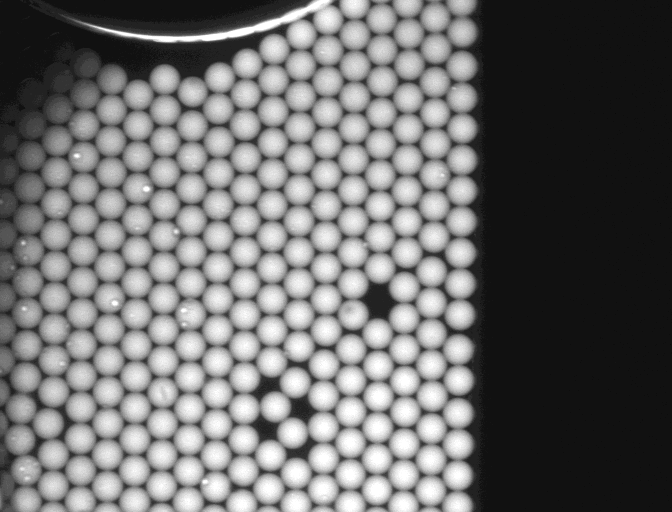
#> input picture Images/20220818/example_image.tif, 1344 x 1024 px, found by its file name (shown at 1/2 size)
$ jupyter execute droplet_finder_workbook.ipynb
#> lines starting #> are read from the running program, lines starting #| are printed output that depends on the picture; after the words box and inside, x2 and y2 are one past the last pixel; in counts of white or black regions, pixels touching at a corner belong together
[cell 1]
import os
import matplotlib.pyplot as plt
import numpy as np
import cv2 as cv
import argparse
import copy

plt.style.use('sarah_plt_style.mplstyle')

Lets use a non-ideal example image (includes other objects in the image, has some uneven brightness across the image, and does not have constant/periodic behavior across the image)

[cell 2]
#change and get current working directory (cwd)
os.chdir('{}\Images'.format(os.getcwd()))
image_dir = os.getcwd()

#load the image in a format compatible with HoughCircles
image = cv.imread('{}\\20220818\example_image.tif'.format(image_dir), 0)
#> image is the input picture: shape (1024, 1344); min 0, max 15, mean 6.41

fig, ax = plt.subplots(figsize = (20, 20))
ax.imshow(image, cmap = 'gray')
plt.show()

Note: for the sake of cleanliness of brevity of code, the majority of important things are kept in the following python cell. As changes were made as describe below, those changes were made to this cell. Therefore many of the functions defined here are not used until much later, but this allows us to avoid repeat code and to more conveniently convert this to a script format once finalized.

[cell 3]
def find_pixels_in_circle(cir_par):
    #returns a list of points inside a circle with a given center point and radius
    #does not include any points which are off the edge of the image
    points = []
    cx, cy, r = cir_par
    for y in range(-1 *  r, +r+1):
        x = (r**2 - y**2)**0.5

        x1 = int(-x + cx)
        x2 = int(+x + cx)

        y = y + cy
        for x in range(x1, x2):
            if x < 1344 and y < 1024: #don't keep a point if it falls outside the image size
                points.append([x,y])
    return points

class droplet_image:
    def binerize(self, cutoff):
        #binerize the imagep
#> called with cutoff = 6
        _, bin_image = cv.threshold(self.image, cutoff, 1, cv.THRESH_BINARY)
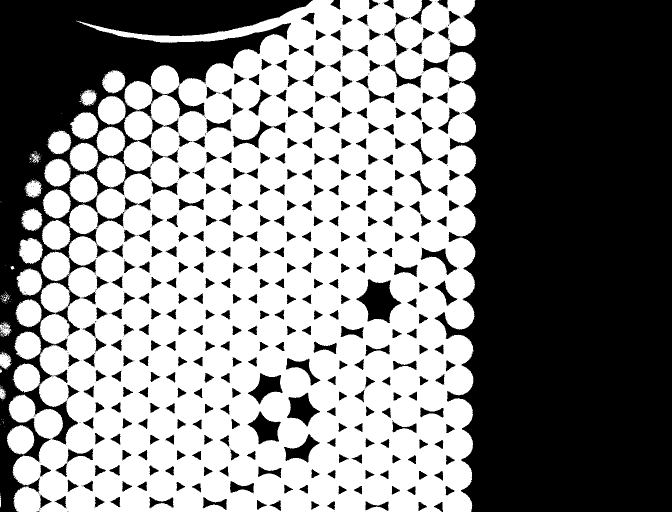
#> bin_image: shape (1024, 1344) (shown at 1/2 size); values 0 (black) and 1 (white), 51.7% white; 634 black regions (291 under 20 px), largest, box (x1, y1, x2, y2) and area: (869, 0, 1344, 1024) 414116, (0, 0, 626, 1024) 154662, (713, 558, 803, 646) 4195
        return bin_image

    def find_circles(self, image_to_search):
        #find circles using a Hough transform
        circles = cv.HoughCircles(image_to_search, cv.HOUGH_GRADIENT, dp =1, minDist = 50, param1=1, param2=1, maxRadius = 50)
#> circles = 300 rows, first 8: [166.5, 438.5, 28.8], [923.5, 256.5, 28.6], [222.5, 220.5, 27.9], [915.5, 826.5, 29.7], [165.5, 501.5, 29.1], [221.5, 406.5, 29.3], [384.5, 183.5, 28.6], [919.5, 628.5, 29.4]
        circles = np.uint16(circles)
#> circles = 300 rows, first 8: [166, 438, 28], [923, 256, 28], [222, 220, 27], [915, 826, 29], [165, 501, 29], [221, 406, 29], [384, 183, 28], [919, 628, 29]
        return circles[0,:]

    def get_overlay_image(self, image_to_overlay, circle_set):
        #create a color version of the gray scale image to be able to plot circles over
        image_to_overlay = cv.cvtColor(image_to_overlay, cv.COLOR_GRAY2BGR)
        for i in circle_set: #for each found circle
            cv.circle(image_to_overlay,(i[0],i[1]),i[2],(0,255,0),2) #add a green outline to the color image
            cv.circle(image_to_overlay,(i[0],i[1]),2,(0,0,255),3) #add a blue center point to the color image
        return image_to_overlay

    def filter_circles(self, circle_set, average_value_cutoff, image_to_get_values):
        filtered_circles = []
        for i in circle_set: #for each found circle
            points = find_pixels_in_circle(i) #list off all points in the circle
            values = [image_to_get_values[point[1], point[0]] for point in points] #list of pixel vales in the binary image at those points
            if np.mean(values) > average_value_cutoff:
                filtered_circles.append(i)
        return filtered_circles

    def __init__(self, array, bin_cutoff):
        self.image = array
        self.bin_image = self.binerize(bin_cutoff)
        self.circles = self.find_circles(self.bin_image)
#> self.circles has the same summary as circles in find_circles
        self.filtered_circles = self.filter_circles(self.circles, 0.9, self.bin_image)
#> the loop in filter_circles, `for i in circle_set:` made 300 passes
#> after the loop in filter_circles, `for i in circle_set:`: filtered_circles = 235 items, first 6: [166, 438, 28], [923, 256, 28], [222, 220, 27], [915, 826, 29], [165, 501, 29], [221, 406, 29]
#> self.filtered_circles has the same summary as filtered_circles in filter_circles
        self.radi = [cir[2] for cir in self.filtered_circles]
#> self.radi = 235 values, max 37 at index 229, min 3 at index 234, mean 29.14

HoughCircles appears to be the standard for using python to find circles in images, but it is pretty sensitive to the overall patterns of the image. For example it will pretty often put a circle around a whole group of droplets. THe only way I was able to get it to semi-consistently find droplets was to lower the maxRadius to 30, which defeats the point. If I simplify the image by binerizing it however, it does a great job of finding most of the droplets and getting actuate radi.

[cell 4]
test_droplet_image = droplet_image(image, 6) #initialize the class object
find_circles_og_image = test_droplet_image.get_overlay_image(test_droplet_image.image * 17, test_droplet_image.find_circles(test_droplet_image.image)) #find circles in the original image, and overlay them on the original image
#> in find_circles (call 2), `circles = cv.HoughCircles(image_to_search, cv.HOUGH_GRADIENT, dp =1, m..`: circles = 408 rows, first 8: [229.5, 747.5, 49.4], [328.5, 815.5, 49.4], [752.5, 596.5, 49.4], [130.5, 851.5, 49.4], [591.5, 950.5, 49.4], [689.5, 346.5, 49.4], [721.5, 229.5, 49.4], [101.5, 969.5, 49.4]
#> in find_circles (call 2), `circles = np.uint16(circles)`: circles = 408 rows, first 8: [229, 747, 49], [328, 815, 49], [752, 596, 49], [130, 851, 49], [591, 950, 49], [689, 346, 49], [721, 229, 49], [101, 969, 49]
#> the loop in get_overlay_image, `for i in circle_set:` made 408 passes
#> after the loop in get_overlay_image, `for i in circle_set:`:
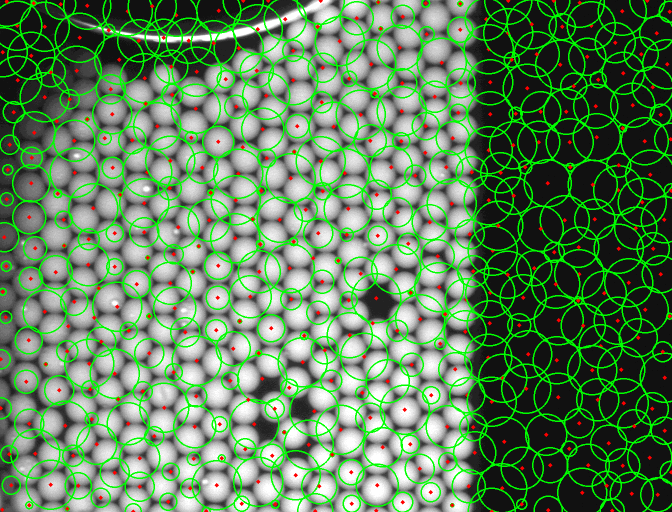
#> image_to_overlay: shape (1024, 1344, 3) (shown at 1/2 size); mean B, G, R 92.1, 131.1, 95.1
find_circles_bin_image = test_droplet_image.get_overlay_image(test_droplet_image.bin_image * 200, test_droplet_image.circles) #find circles in the binerized image, and overlay them on the binerized image
#> the loop in get_overlay_image (call 2), `for i in circle_set:` made 300 passes
#> after the loop in get_overlay_image (call 2), `for i in circle_set:`:
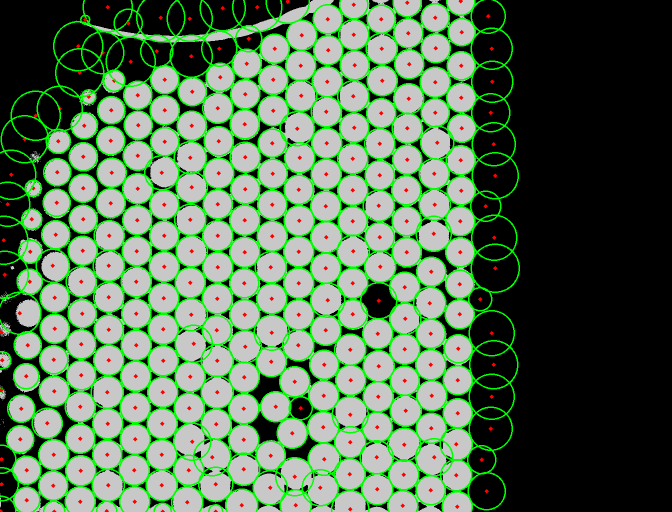
#> image_to_overlay: shape (1024, 1344, 3) (shown at 1/2 size); mean B, G, R 88.2, 117.2, 90.4

[cell 5]
fig, axs = plt.subplots(1, 3, figsize = (40,20))
axs[0].imshow(image, cmap = 'gray')
axs[0].set_title('Original Image')
axs[1].imshow(find_circles_og_image, cmap = 'gray')
axs[1].set_title('Found Circles using original Image')
axs[2].imshow(find_circles_bin_image, cmap = 'gray')
axs[2].set_title('Found Circles using binary image')
plt.show()
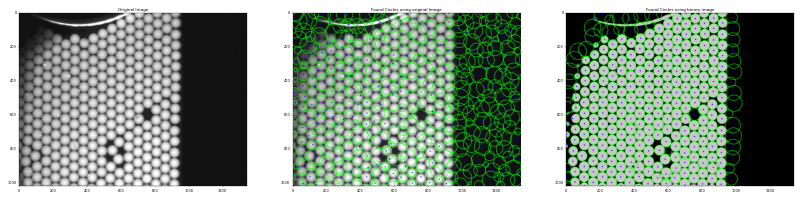
#> figure drawn by matplotlib, 3 panels; B, G, R data is drawn as R, G, B

Now we need to figure out how to filter out the extra circles that are not highlighting droplets. To do this we will find all of the points in a given circle, then find the average pixel value (in the binary image) and remove any circles with an average value less than 0.9.

[cell 6]
found_circles = test_droplet_image.get_overlay_image(test_droplet_image.image * 17, test_droplet_image.circles) #find circles in the binerized image, and overlay them on the original image
#> the loop in get_overlay_image (call 3), `for i in circle_set:` made 300 passes
#> after the loop in get_overlay_image (call 3), `for i in circle_set:`:
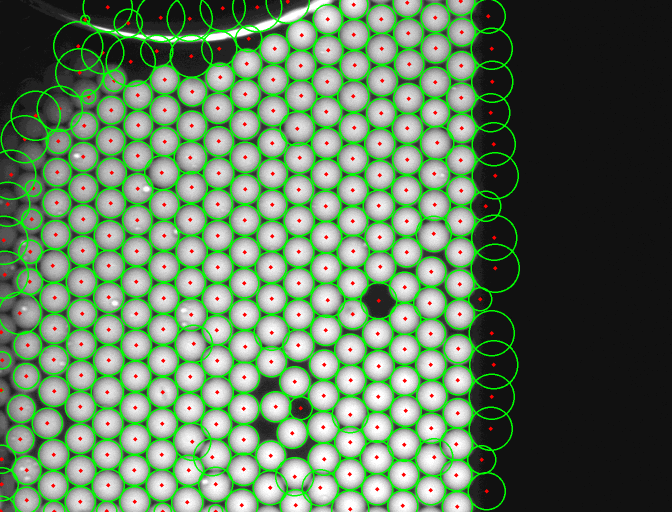
#> image_to_overlay: shape (1024, 1344, 3) (shown at 1/2 size); mean B, G, R 94.9, 124, 97.1
filtered_found_circles = test_droplet_image.get_overlay_image(test_droplet_image.image * 17, test_droplet_image.filter_circles(test_droplet_image.circles, 0.9, test_droplet_image.bin_image)) #filter the circles using the values on the binary image
#> the loop in filter_circles (call 2), `for i in circle_set:` made 300 passes
#> the loop in get_overlay_image (call 4), `for i in circle_set:` made 235 passes
#> after the loop in get_overlay_image (call 4), `for i in circle_set:`:
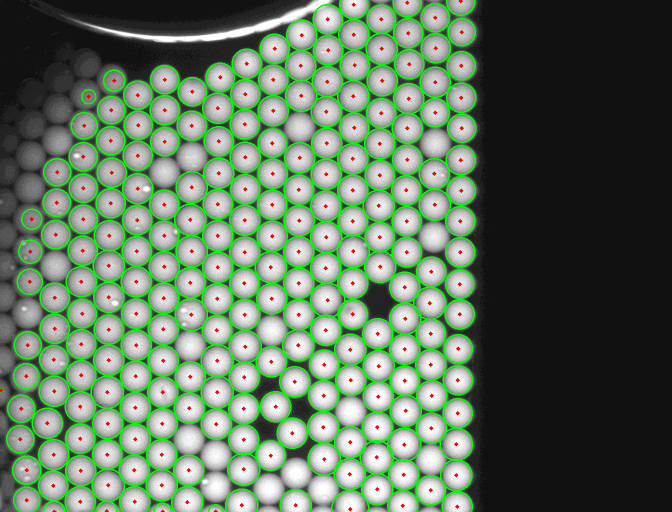
#> image_to_overlay: shape (1024, 1344, 3) (shown at 1/2 size); mean B, G, R 97, 119.5, 98.8

[cell 7]
fig, axs = plt.subplots(1, 2, figsize = (20,10))

axs[0].imshow(found_circles, cmap = 'gray')
axs[0].set_title('Found Circles using binary image')
axs[1].imshow(filtered_found_circles, cmap = 'gray')
axs[1].set_title('Filtered circles on original image')

plt.show()
#> figure, not shown here; B, G, R data is drawn as R, G, B

Nows lets plot the resulting radi

[cell 8]
pixel_to_microns = 1000 / 650
radi_um = [i * pixel_to_microns for i in test_droplet_image.radi]
#> radi_um = 235 values, max 56.92 at index 229, min 4.62 at index 234, mean 44.82
average_droplet_radi = np.mean(radi_um)
#> average_droplet_radi = 44.82
std_droplet_radi = np.std(radi_um)
#> std_droplet_radi = 4.61
plt.hist(radi_um)
plt.xlabel('Droplet Radi in $\mu m$')
plt.title('Droplet Monodispersity')
plt.text(5,120,'$\mu$: {:.2f}\n$\sigma$: {:.2f}'.format(average_droplet_radi, std_droplet_radi))
plt.show()
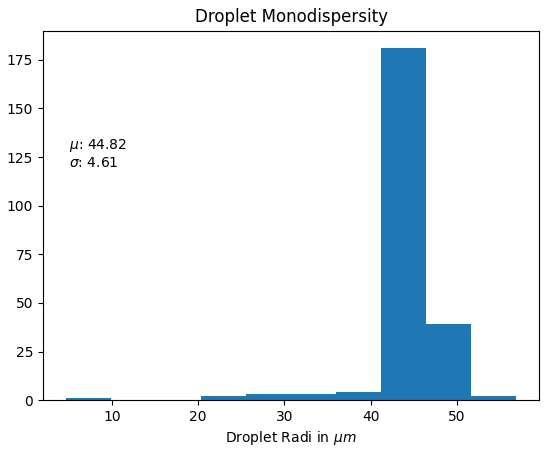
#> figure drawn by matplotlib, 1 panel; tallest bar 181 high, from x = 41.23 to 46.46

Looking at the final image, we see we have a few droplets which it found massively smaller radi for, this is b/c that part of the image is not as bright and therefore the bineraization caught a smaller portion of the droplet. Removing those 4 droplets, we get a much better mono-dispersity. Rather than try to adapt the code to work those out, we will try to get more even brightness when we image, but if we need to we can always just crop images.

[cell 9]
average_droplet_radi = np.mean(sorted(radi_um)[4:])
#> average_droplet_radi = 45.28
std_droplet_radi = np.std(sorted(radi_um)[4:])
#> std_droplet_radi = 2.87
plt.hist(sorted(radi_um)[4:])
plt.xlabel('Droplet Radi in $\mu m$')
plt.title('Droplet Monodispersity, removing 4 lowest points')
plt.text(31,120,'$\mu$: {:.2f}\n$\sigma$: {:.2f}'.format(average_droplet_radi, std_droplet_radi))
plt.show()
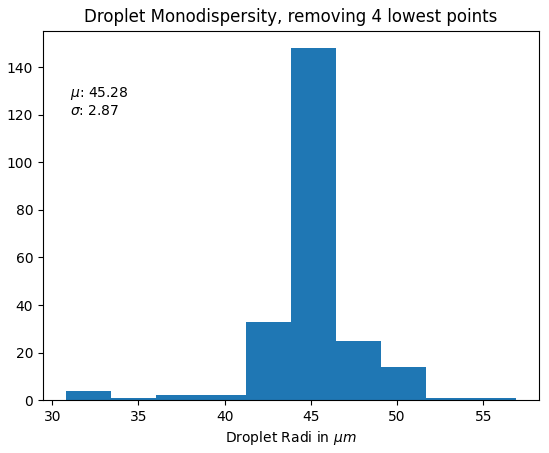
#> figure drawn by matplotlib, 1 panel; tallest bar 148 high, from x = 43.85 to 46.46
